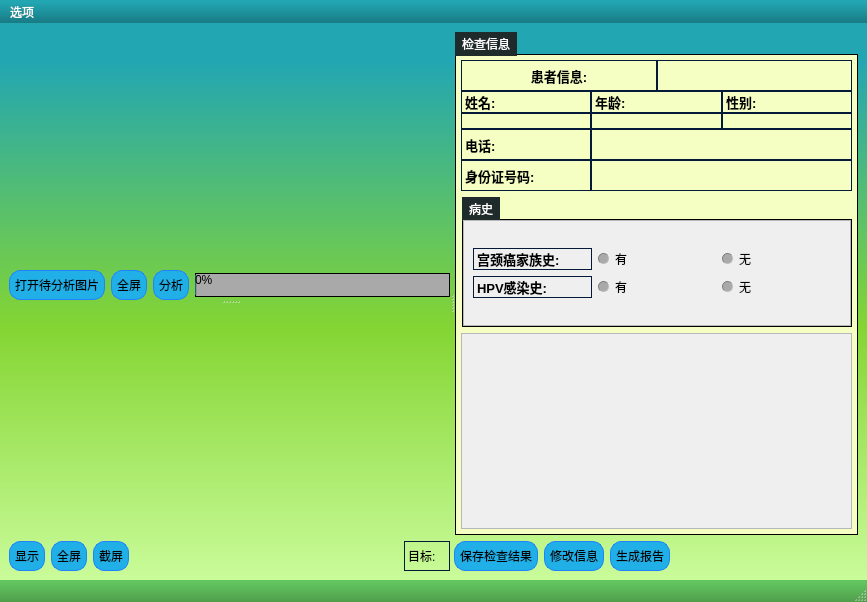
<?xml version="1.0" encoding="UTF-8"?>
<ui version="4.0">
 <class>MainWindow</class>
 <widget class="QMainWindow" name="MainWindow">
  <property name="geometry">
   <rect>
    <x>0</x>
    <y>0</y>
    <width>867</width>
    <height>602</height>
   </rect>
  </property>
  <property name="windowTitle">
   <string>MainWindow</string>
  </property>
  <property name="styleSheet">
   <string notr="true">

QMainWindow
{
	background-color: qlineargradient(spread:repeat, x1:1, y1:0, x2:1, y2:1, stop:0.100962 rgba(34, 166, 178, 255),stop:0.543269 rgba(132, 213, 51, 255),stop:1 rgba(208, 255, 163, 255));
	color: #ffffff;
	font-weight: bold;
	border-color: #051a39;
	selection-background-color: #3b7e48;

}


/*-----QLabel-----*/
QLabel
{
	background-color: transparent;
	color: &quot;black&quot;;
	font: 700 10pt &quot;Microsoft YaHei UI&quot;;
    border: 1px groove #051a39;
  
   

}


QLabel::disabled
{
	background-color: transparent;
	color: #656565;
font: 700 10pt &quot;Microsoft YaHei UI&quot;;
  border: 1px groove #051a39;
   

}


/*-----QMenuBar-----*/
QMenuBar
{
	background-color: qlineargradient(spread:repeat, x1:1, y1:0, x2:1, y2:1, stop:0.100962 rgba(34, 166, 178, 255),stop:1 rgba(24, 123, 132, 255));
	color: #ffffff;
	border-color: #051a39;

}


QMenuBar::disabled
{
	background-color: #404040;
	color: #656565;
	border-color: #051a39;

}


QMenuBar::item
{
    background-color: transparent;

}


QMenuBar::item:selected
{
    background-color: #5ab8a0;
    border: 1px solid #41cd52;

}


QMenuBar::item:pressed
{
    background-color: #3e7f6e;
    border: 1px solid #5ab8a0;
    margin-bottom: -1px;
    padding-bottom: 1px;

}


/*-----QMenu-----*/
QMenu
{
    background-color: #1f2b2b;
    border: 1px solid;
    color: #ffffff;

}


QMenu::separator
{
    height: 1px;
    background-color: #22af00;
    color: #ffffff;
    padding-left: 4px;
    margin-left: 10px;
    margin-right: 5px;

}


QMenu::item
{
    min-width : 150px;
    padding: 3px 20px 3px 20px;

}


QMenu::item:selected
{
    background-color: #22a6b2;
    color: #ffffff;

}


QMenu::item:disabled
{
    color: #262626;

}


/*-----QToolTip-----*/
QToolTip
{
	border : 1px solid #000000;
	background-color: #26264f;
	color: #ffffff;
	border-color: #051a39;

}


/*-----QPushButton-----*/
QPushButton
{
	background-color: #20afe7;
	color:&quot;black&quot;;
	border-style: solid;
	border-width: 1px;
	border-radius: 11px;
	border-color: #2082ff;
	padding: 5px;

}


QPushButton::disabled
{
	background-color: #404040;
	color: #656565;
	border-color: #051a39;

}


QPushButton::hover
{
	background-color: #33bdff;
	color: #ffffff;
	border-style: solid;
	border-width: 1px;
	border-radius: 11px;
	border-color: #2082ff;
	padding: 5px;

}


QPushButton::pressed
{
	background-color: #2082ff;
	color: #ffffff;
	border-style: solid;
	border-width: 1px;
	border-radius: 11px;
	border-color: #2082ff;
	padding: 5px;

}


/*-----QToolButton-----*/
QToolButton
{
	background-color: #20afe7;
	color: #ffffff;
	border-style: solid;
	border-width: 1px;
	border-radius: 11px;
	border-color: #2082ff;
	padding: 5px;

}


QToolButton::disabled
{
	background-color: #404040;
	color: #656565;
	border-color: #051a39;

}


QToolButton::hover
{
	background-color: #33bdff;
	color: #ffffff;
	border-style: solid;
	border-width: 1px;
	border-radius: 11px;
	border-color: #2082ff;
	padding: 5px;

}


QToolButton::pressed
{
	background-color: #2082ff;
	color: #ffffff;
	border-style: solid;
	border-width: 1px;
	border-radius: 11px;
	border-color: #2082ff;
	padding: 5px;

}


/*-----QComboBox-----*/
QComboBox
{
    background-color: #a9a9aa;
    border: 1px solid;
    padding-left: 6px;
    color: #000;
    height: 20px;

}


QComboBox::disabled
{
	background-color: #404040;
	color: #656565;
	border-color: #051a39;

}


QComboBox:hover
{
    background-color: #f6f6f6;

}


QComboBox:on
{
    background-color: #f8f6f0;

}


QComboBox QAbstractItemView
{
    background-color: #383838;
    color: #ffffff;
    border: 1px solid black;
    selection-background-color: #488f44;
    selection-color: #ffffff;
    outline: 0;

}


QComboBox::drop-down
{
    subcontrol-origin: padding;
    subcontrol-position: top right;
    width: 15px;

}


QComboBox::down-arrow
{
	background-color: #383838;	
    image: url(://arrow-down.png) 16px 16px;
    width: 18px;
    height: 18px;
	border-left: 1px solid black;

}


/*-----QSpinBox &amp; QDoubleSpinBox &amp; QDateTimeEdit-----*/
QSpinBox, 
QDoubleSpinBox,
QDateTimeEdit
{
	background-color: #f6f6f6;
	color: #000;
	border: 1px solid #a9a9aa;
	padding : 2px;

}


QSpinBox::disabled, 
QDoubleSpinBox::disabled,
QDateTimeEdit::disabled
{
	background-color: #404040;
	color: #656565;
	border-color: #051a39;

}


QSpinBox:hover, 
QDoubleSpinBox::hover,
QDateTimeEdit::hover
{
    background-color: #a9a9aa;
    border: 1px solid #a9a9aa;
    color:  #000;
    padding: 2px

}


QSpinBox::up-button, QSpinBox::down-button,
QDoubleSpinBox::up-button, QDoubleSpinBox::down-button,
QDateTimeEdit::up-button, QDateTimeEdit::down-button
{
    background-color: qlineargradient(spread:repeat, x1:1, y1:0, x2:1, y2:1, stop:0.100962 rgba(34, 166, 178, 255),stop:0.543269 rgba(132, 213, 51, 255),stop:1 rgba(208, 255, 163, 255));

}


QSpinBox::disabled, 
QDoubleSpinBox::disabled,
QDateTimeEdit::disabled
{
	background-color: #404040;
	color: #656565;
	border-color: #051a39;

}


QSpinBox::up-button:hover, QSpinBox::down-button:hover,
QDoubleSpinBox::up-button:hover, QDoubleSpinBox::down-button:hover,
QDateTimeEdit::up-button:hover, QDateTimeEdit::down-button:hover
{
    background-color: #92dd48;
    border: 1px solid #92dd48;

}


QSpinBox::up-button:disabled, QSpinBox::down-button:disabled,
QDoubleSpinBox::up-button:disabled, QDoubleSpinBox::down-button:disabled,
QDateTimeEdit::up-button:disabled, QDateTimeEdit::down-button:disabled
{
	background-color: #404040;
	color: #656565;
	border-color: #051a39;

}


QSpinBox::up-button:pressed, QSpinBox::down-button:pressed,
QDoubleSpinBox::up-button:pressed, QDoubleSpinBox::down-button::pressed,
QDateTimeEdit::up-button:pressed, QDateTimeEdit::down-button::pressed
{
    background-color: #57a951;
    border: 1px solid #57a951;

}


QSpinBox::down-arrow,
QDoubleSpinBox::down-arrow,
QDateTimeEdit::down-arrow
{
    image: url(://arrow-down.png);
    width: 7px;

}


QSpinBox::up-arrow,
QDoubleSpinBox::up-arrow,
QDateTimeEdit::up-arrow
{
    image: url(://arrow-up.png);
    width: 7px;

}


/*-----QLineEdit-----*/
QLineEdit
{
	background-color: #f6f6f6;
	color: #000;
	padding: 2px;
    font: 700 10pt &quot;Microsoft YaHei UI&quot;;
    border-width:3px;
	border-color: rgb(87, 92, 127);
   border-radius:5px;

}


QLineEdit::hover
{
	background-color: #a9a9aa;
	color: #000;
    font: 700 10pt &quot;Microsoft YaHei UI&quot;;
    border-width:3px;
	border-color: rgb(87, 92, 127);
    border-radius:5px;

}


QLineEdit::disabled
{
	background-color: #404040;
	color: #656565;
	border-width: 1px;
	border-radius: 3px;
	border-color: #051a39;
	padding: 2px;
    font: 700 10pt &quot;Microsoft YaHei UI&quot;;

}


/*-----QTextEdit-----*/
QTextEdit
{
	background-color: #ffffff;
	color: #010201;
	border-color: #051a39;

}


QTextEdit::disabled
{
	background-color: #404040;
	color: #656565;
	border-color: #051a39;

}


/*-----QGroupBox-----*/
QGroupBox 
{
	
	background-color: rgb(245, 255, 196);
    border: 1px inset #000;
    margin-top: 22px;
	margin-left: 1px;

}


QGroupBox::title  
{
    background-color: #1f2b2b;
    color: #ffffff;
    subcontrol-origin: margin;
    subcontrol-position: top left;
	margin-left: 1px;
    padding: 5px;

}


QGroupBox::title::disabled
{
	background-color: #404040;
	color: #656565;

}


/*-----QCheckBox-----*/
QCheckBox
{
    background-color: transparent;

}


QCheckBox::indicator
{
    color: #b1b1b1;
    background-color: #1f2b2b;
    border: 1px solid #2aaaa8;
    width: 12px;
    height: 12px;

}


QCheckBox::indicator:checked
{
    image:url(://checkbox.png);
	background-color: #1f2b2b;
    border: 1px solid #2aaaa8;

}


QCheckBox::indicator:unchecked:hover
{
    border: 1px solid #2aaaa8;

}


QCheckBox::disabled
{
	color: #656565;

}


QCheckBox::indicator:disabled
{
	background-color: #656565;
	color: #656565;
    border: 1px solid #656565;

}


/*-----QRadioButton-----*/
QRadioButton
{
    background-color: transparent;

}


QRadioButton::indicator::unchecked
{ 
	border: 1px inset gray; 
	border-radius: 5px; 
	background-color:  #a9a9aa;
	width: 9px; 
	height: 9px; 

}


QRadioButton::indicator::unchecked:hover
{ 
	border: 1px inset #2aaaa8; 
	border-radius: 5px; 
	background-color: gray;
	width: 9px; 
	height: 9px; 

}


QRadioButton::indicator::checked
{ 
	border: 1px solid #607cff; 
	border-radius: 5px; 
	background-color: #58fa53; 
	width: 9px; 
	height: 9px; 

}


QRadioButton::disabled
{
	color: #656565;

}


QRadioButton::indicator:disabled
{
	background-color: #656565;
	color: #656565;
    border: 2px solid #656565;

}





/*-----QTabWidget-----*/
QTabBar::tab
{
	background-color: #1f2b2b;
	color: #ffffff;
	border-style: solid;
	border-width: 1px;
	border-color: #051a39;
	padding: 5px;

}


QTabBar::tab:disabled
{
	background-color: #656565;
	color: #656565;

}


QTabWidget::pane
{
	background-color: transparent;
    border: 1px solid;
    border-color: #1f2b2b;

}


QTabBar::tab:selected
{
    background-color: #1f2b2b;
	color: #ffffff;
	border-style: solid;
	border-width: 0px;
	border-color: #051a39;
	padding: 5px;

}


QTabBar::tab:selected:disabled
{
	background-color: #404040;
	color: #656565;

}


QTabBar::tab:!selected 
{
    background-color: #262626;

}


QTabBar::tab:!selected:hover 
{
    background-color: #1f2b2b;

}


QTabBar::tab:top:!selected 
{
    margin-top: 3px;

}


QTabBar::tab:bottom:!selected 
{
    margin-bottom: 3px;

}


QTabBar::tab:top, QTabBar::tab:bottom 
{
    min-width: 8ex;
    margin-right: -1px;
    padding: 5px 10px 5px 10px;

}


QTabBar::tab:top:selected 
{
    border-bottom-color: none;

}


QTabBar::tab:bottom:selected 
{
    border-top-color: none;

}


QTabBar::tab:top:last, QTabBar::tab:bottom:last,
QTabBar::tab:top:only-one, QTabBar::tab:bottom:only-one 
{
    margin-right: 0;

}


QTabBar::tab:left:!selected 
{
    margin-right: 3px;

}


QTabBar::tab:right:!selected
{
    margin-left: 3px;

}


QTabBar::tab:left, QTabBar::tab:right 
{
    min-height: 8ex;
    margin-bottom: -1px;
    padding: 10px 5px 10px 5px;

}


QTabBar::tab:left:selected 
{
    border-left-color: none;

}


QTabBar::tab:right:selected 
{
    border-right-color: none;

}


QTabBar::tab:left:last, QTabBar::tab:right:last,
QTabBar::tab:left:only-one, QTabBar::tab:right:only-one 
{
    margin-bottom: 0;

}


/*-----QSlider-----*/
QSlider 
{
	background-color: transparent;

}

QSlider::groove:horizontal 
{
	background-color: transparent;
	height: 5px;

}


QSlider::sub-page:horizontal 
{
	background-color: #41cd52;

}


QSlider::add-page:horizontal 
{
	background-color: #a9a9aa;

}


QSlider::handle:horizontal 
{
	background-color: #41cd52;
	width: 14px;
	margin-top: -6px;
	margin-bottom: -6px;
	border-radius: 3px;

}


QSlider::handle:horizontal:hover 
{
	background-color: #22af00;
	border-radius: 3px;

}


QSlider::sub-page:horizontal:disabled 
{
	background-color: #bbb;
	border-color: #999;

}


QSlider::add-page:horizontal:disabled 
{
	background-color: #eee;
	border-color: #999;

}


QSlider::handle:horizontal:disabled 
{
	background-color: #eee;
	border: 1px solid #aaa;
	border-radius: 3px;

}


QSlider::groove:vertical 
{
	background-color: transparent;
	width: 5px;

}


QSlider::sub-page:vertical 
{
	background-color: #41cd52;

}


QSlider::add-page:vertical 
{
	background-color: #a9a9aa;

}


QSlider::handle:vertical 
{
	background-color: #41cd52;
	height: 14px;
	margin-left: -6px;
	margin-right: -6px;
	border-radius: 3px;

}


QSlider::handle:vertical:hover 
{
	background-color: #22af00;
	border-radius: 3px;

}


QSlider::sub-page:vertical:disabled 
{
	background-color: #bbb;
	border-color: #999;

}


QSlider::add-page:vertical:disabled 
{
	background-color: #eee;
	border-color: #999;

}


QSlider::handle:vertical:disabled 
{
	background-color: #eee;
	border: 1px solid #aaa;
	border-radius: 3px;

}


/*-----QDial-----*/
QDial
{
	background-color: #58ae53;

}


QDial::disabled
{
	background-color: #404040;

}


/*-----QScrollBar-----*/
QScrollBar:horizontal
{
    border: 1px solid #222222;
    background-color: #3d3d3d;
    height: 15px;
    margin: 0px 16px 0 16px;

}


QScrollBar::handle:horizontal
{
    background-color: #41cd52;
    min-height: 20px;

}


QScrollBar::add-line:horizontal
{
    border: 1px solid #1b1b19;
    background-color: #41cd52;
    width: 14px;
    subcontrol-position: right;
    subcontrol-origin: margin;

}


QScrollBar::sub-line:horizontal
{
    border: 1px solid #1b1b19;
    background-color: #41cd52;
    width: 14px;
    subcontrol-position: left;
    subcontrol-origin: margin;

}


QScrollBar::right-arrow:horizontal
{
    image: url(://arrow-right.png);
    width: 6px;
    height: 6px;

}


QScrollBar::left-arrow:horizontal
{
    image: url(://arrow-left.png);
    width: 6px;
    height: 6px;

}


QScrollBar::add-page:horizontal, QScrollBar::sub-page:horizontal
{
    background: none;

}


QScrollBar:vertical
{
    background-color: #3d3d3d;
    width: 13px;
    margin: 16px 0 16px 0;
    border: 1px solid #222222;

}


QScrollBar::handle:vertical
{
    background-color: #41cd52;
    min-height: 20px;

}


QScrollBar::add-line:vertical
{
    border: 1px solid #1b1b19;
    background-color: #41cd52;
    height: 14px;
    subcontrol-position: bottom;
    subcontrol-origin: margin;

}


QScrollBar::sub-line:vertical
{
    border: 1px solid #41cd52;
    background-color: #41cd52;
    height: 14px;
    subcontrol-position: top;
    subcontrol-origin: margin;

}


QScrollBar::up-arrow:vertical
{
    image: url(://arrow-up.png);
    width: 6px;
    height: 6px;

}


QScrollBar::down-arrow:vertical
{
    image: url(://arrow-down.png);
    width: 6px;
    height: 6px;

}


QScrollBar::add-page:vertical, QScrollBar::sub-page:vertical
{
    background: none;

}


QProgressBar
{
	background-color: #a9a9aa;
	color: #000;
	border: 1px solid #000;
    border-radius:10px
	text-align: center;

    
}





/*-----QStatusBar-----*/
QStatusBar
{
	background-color: qlineargradient(spread:repeat, x1:1, y1:0, x2:1, y2:1, stop:0.100962 rgba(98, 197, 95, 255),stop:1 rgba(80, 158, 75, 255));
	color: #ffffff;
	border-color: #051a39;

}

</string>
  </property>
  <widget class="QWidget" name="centralwidget">
   <layout class="QGridLayout" name="gridLayout_9">
    <item row="0" column="0">
     <widget class="mySpliter" name="splitter_2">
      <property name="orientation">
       <enum>Qt::Horizontal</enum>
      </property>
      <widget class="QWidget" name="widget_7" native="true">
       <layout class="QGridLayout" name="gridLayout_8">
        <property name="leftMargin">
         <number>0</number>
        </property>
        <property name="topMargin">
         <number>0</number>
        </property>
        <property name="rightMargin">
         <number>0</number>
        </property>
        <property name="bottomMargin">
         <number>0</number>
        </property>
        <item row="0" column="0">
         <widget class="mySpliter" name="splitter">
          <property name="orientation">
           <enum>Qt::Vertical</enum>
          </property>
          <widget class="QWidget" name="widget_5" native="true">
           <layout class="QGridLayout" name="gridLayout_6">
            <property name="leftMargin">
             <number>0</number>
            </property>
            <property name="topMargin">
             <number>0</number>
            </property>
            <property name="rightMargin">
             <number>0</number>
            </property>
            <property name="bottomMargin">
             <number>0</number>
            </property>
            <item row="0" column="0">
             <layout class="QVBoxLayout" name="verticalLayout_10" stretch="5,1">
              <item>
               <widget class="WebViewWidget" name="widget_2" native="true"/>
              </item>
              <item>
               <layout class="QVBoxLayout" name="verticalLayout_8">
                <item>
                 <layout class="QHBoxLayout" name="horizontalLayout_11">
                  <item>
                   <layout class="QHBoxLayout" name="horizontalLayout_10">
                    <item>
                     <widget class="QPushButton" name="pushButton_4">
                      <property name="text">
                       <string>打开待分析图片</string>
                      </property>
                     </widget>
                    </item>
                    <item>
                     <widget class="QPushButton" name="pushButton_8">
                      <property name="text">
                       <string>全屏</string>
                      </property>
                     </widget>
                    </item>
                    <item>
                     <widget class="QPushButton" name="pushButton_6">
                      <property name="text">
                       <string>分析</string>
                      </property>
                     </widget>
                    </item>
                   </layout>
                  </item>
                  <item>
                   <widget class="QProgressBar" name="progressBar">
                    <property name="value">
                     <number>0</number>
                    </property>
                   </widget>
                  </item>
                 </layout>
                </item>
               </layout>
              </item>
             </layout>
            </item>
           </layout>
          </widget>
          <widget class="QWidget" name="widget_4" native="true">
           <layout class="QGridLayout" name="gridLayout_5">
            <property name="leftMargin">
             <number>0</number>
            </property>
            <property name="topMargin">
             <number>0</number>
            </property>
            <property name="rightMargin">
             <number>0</number>
            </property>
            <property name="bottomMargin">
             <number>0</number>
            </property>
            <item row="0" column="0">
             <layout class="QVBoxLayout" name="verticalLayout_9" stretch="5,0">
              <item>
               <widget class="WebViewWidget" name="widget_3" native="true"/>
              </item>
              <item>
               <layout class="QHBoxLayout" name="horizontalLayout_9">
                <item>
                 <layout class="QHBoxLayout" name="horizontalLayout_8">
                  <item>
                   <widget class="QPushButton" name="pushButton_7">
                    <property name="text">
                     <string>显示</string>
                    </property>
                   </widget>
                  </item>
                  <item>
                   <widget class="QPushButton" name="pushButton_5">
                    <property name="text">
                     <string>全屏</string>
                    </property>
                   </widget>
                  </item>
                  <item>
                   <widget class="QPushButton" name="pushButton_9">
                    <property name="text">
                     <string>截屏</string>
                    </property>
                   </widget>
                  </item>
                 </layout>
                </item>
                <item>
                 <spacer name="horizontalSpacer_3">
                  <property name="orientation">
                   <enum>Qt::Horizontal</enum>
                  </property>
                  <property name="sizeHint" stdset="0">
                   <size>
                    <width>40</width>
                    <height>20</height>
                   </size>
                  </property>
                 </spacer>
                </item>
                <item>
                 <widget class="QLabel" name="targetLabel">
                  <property name="text">
                   <string>目标:   </string>
                  </property>
                 </widget>
                </item>
               </layout>
              </item>
             </layout>
            </item>
           </layout>
          </widget>
         </widget>
        </item>
       </layout>
      </widget>
      <widget class="QWidget" name="widget_6" native="true">
       <layout class="QGridLayout" name="gridLayout_7">
        <property name="leftMargin">
         <number>0</number>
        </property>
        <property name="topMargin">
         <number>0</number>
        </property>
        <property name="rightMargin">
         <number>0</number>
        </property>
        <property name="bottomMargin">
         <number>0</number>
        </property>
        <item row="0" column="0">
         <layout class="QVBoxLayout" name="verticalLayout_7">
          <item>
           <widget class="QGroupBox" name="groupBox">
            <property name="title">
             <string>检查信息</string>
            </property>
            <layout class="QGridLayout" name="gridLayout_4">
             <property name="leftMargin">
              <number>5</number>
             </property>
             <property name="topMargin">
              <number>5</number>
             </property>
             <property name="rightMargin">
              <number>5</number>
             </property>
             <property name="bottomMargin">
              <number>5</number>
             </property>
             <item row="0" column="0">
              <layout class="QVBoxLayout" name="verticalLayout_6" stretch="2,2,3">
               <item>
                <layout class="QVBoxLayout" name="verticalLayout_5">
                 <property name="spacing">
                  <number>0</number>
                 </property>
                 <item>
                  <layout class="QHBoxLayout" name="horizontalLayout_6">
                   <item>
                    <widget class="QLabel" name="label">
                     <property name="font">
                      <font>
                       <family>Microsoft YaHei UI</family>
                       <pointsize>10</pointsize>
                       <italic>false</italic>
                       <bold>true</bold>
                      </font>
                     </property>
                     <property name="text">
                      <string>患者信息:</string>
                     </property>
                     <property name="alignment">
                      <set>Qt::AlignCenter</set>
                     </property>
                    </widget>
                   </item>
                   <item>
                    <widget class="QLabel" name="label_8">
                     <property name="text">
                      <string/>
                     </property>
                    </widget>
                   </item>
                  </layout>
                 </item>
                 <item>
                  <layout class="QHBoxLayout" name="horizontalLayout">
                   <item>
                    <layout class="QVBoxLayout" name="verticalLayout">
                     <item>
                      <widget class="QLabel" name="label_2">
                       <property name="font">
                        <font>
                         <family>Microsoft YaHei UI</family>
                         <pointsize>10</pointsize>
                         <italic>false</italic>
                         <bold>true</bold>
                        </font>
                       </property>
                       <property name="text">
                        <string>姓名:</string>
                       </property>
                      </widget>
                     </item>
                     <item>
                      <widget class="QLabel" name="label_3">
                       <property name="text">
                        <string/>
                       </property>
                      </widget>
                     </item>
                    </layout>
                   </item>
                   <item>
                    <layout class="QVBoxLayout" name="verticalLayout_2">
                     <item>
                      <widget class="QLabel" name="label_4">
                       <property name="font">
                        <font>
                         <family>Microsoft YaHei UI</family>
                         <pointsize>10</pointsize>
                         <italic>false</italic>
                         <bold>true</bold>
                        </font>
                       </property>
                       <property name="text">
                        <string>年龄:</string>
                       </property>
                      </widget>
                     </item>
                     <item>
                      <widget class="QLabel" name="label_5">
                       <property name="text">
                        <string/>
                       </property>
                      </widget>
                     </item>
                    </layout>
                   </item>
                   <item>
                    <layout class="QVBoxLayout" name="verticalLayout_3">
                     <item>
                      <widget class="QLabel" name="label_6">
                       <property name="font">
                        <font>
                         <family>Microsoft YaHei UI</family>
                         <pointsize>10</pointsize>
                         <italic>false</italic>
                         <bold>true</bold>
                        </font>
                       </property>
                       <property name="text">
                        <string>性别:</string>
                       </property>
                      </widget>
                     </item>
                     <item>
                      <widget class="QLabel" name="label_7">
                       <property name="text">
                        <string/>
                       </property>
                      </widget>
                     </item>
                    </layout>
                   </item>
                  </layout>
                 </item>
                 <item>
                  <layout class="QHBoxLayout" name="horizontalLayout_2" stretch="1,2">
                   <item>
                    <widget class="QLabel" name="label_9">
                     <property name="font">
                      <font>
                       <family>Microsoft YaHei UI</family>
                       <pointsize>10</pointsize>
                       <italic>false</italic>
                       <bold>true</bold>
                      </font>
                     </property>
                     <property name="text">
                      <string>电话:</string>
                     </property>
                     <property name="alignment">
                      <set>Qt::AlignLeading|Qt::AlignLeft|Qt::AlignVCenter</set>
                     </property>
                    </widget>
                   </item>
                   <item>
                    <widget class="QLabel" name="label_10">
                     <property name="text">
                      <string/>
                     </property>
                    </widget>
                   </item>
                  </layout>
                 </item>
                 <item>
                  <layout class="QHBoxLayout" name="horizontalLayout_3" stretch="1,2">
                   <item>
                    <widget class="QLabel" name="label_11">
                     <property name="font">
                      <font>
                       <family>Microsoft YaHei UI</family>
                       <pointsize>10</pointsize>
                       <italic>false</italic>
                       <bold>true</bold>
                      </font>
                     </property>
                     <property name="text">
                      <string>身份证号码:</string>
                     </property>
                     <property name="alignment">
                      <set>Qt::AlignLeading|Qt::AlignLeft|Qt::AlignVCenter</set>
                     </property>
                    </widget>
                   </item>
                   <item>
                    <widget class="QLabel" name="label_12">
                     <property name="text">
                      <string/>
                     </property>
                    </widget>
                   </item>
                  </layout>
                 </item>
                </layout>
               </item>
               <item>
                <widget class="QGroupBox" name="groupBox_2">
                 <property name="title">
                  <string>病史</string>
                 </property>
                 <layout class="QGridLayout" name="gridLayout">
                  <property name="leftMargin">
                   <number>0</number>
                  </property>
                  <property name="topMargin">
                   <number>0</number>
                  </property>
                  <property name="rightMargin">
                   <number>0</number>
                  </property>
                  <property name="bottomMargin">
                   <number>0</number>
                  </property>
                  <item row="0" column="0">
                   <widget class="QScrollArea" name="scrollArea">
                    <property name="widgetResizable">
                     <bool>true</bool>
                    </property>
                    <widget class="QWidget" name="scrollAreaWidgetContents">
                     <property name="geometry">
                      <rect>
                       <x>0</x>
                       <y>0</y>
                       <width>348</width>
                       <height>102</height>
                      </rect>
                     </property>
                     <layout class="QGridLayout" name="gridLayout_2">
                      <item row="0" column="0">
                       <layout class="QVBoxLayout" name="verticalLayout_4">
                        <item>
                         <layout class="QHBoxLayout" name="horizontalLayout_4">
                          <item>
                           <widget class="QLabel" name="label_13">
                            <property name="font">
                             <font>
                              <family>Microsoft YaHei UI</family>
                              <pointsize>10</pointsize>
                              <italic>false</italic>
                              <bold>true</bold>
                             </font>
                            </property>
                            <property name="text">
                             <string>宫颈癌家族史:</string>
                            </property>
                           </widget>
                          </item>
                          <item>
                           <widget class="QRadioButton" name="radioButton">
                            <property name="enabled">
                             <bool>true</bool>
                            </property>
                            <property name="text">
                             <string>有</string>
                            </property>
                            <property name="checkable">
                             <bool>true</bool>
                            </property>
                           </widget>
                          </item>
                          <item>
                           <widget class="QRadioButton" name="radioButton_2">
                            <property name="enabled">
                             <bool>true</bool>
                            </property>
                            <property name="text">
                             <string>无</string>
                            </property>
                           </widget>
                          </item>
                         </layout>
                        </item>
                        <item>
                         <layout class="QHBoxLayout" name="horizontalLayout_5">
                          <item>
                           <widget class="QLabel" name="label_14">
                            <property name="font">
                             <font>
                              <family>Microsoft YaHei UI</family>
                              <pointsize>10</pointsize>
                              <italic>false</italic>
                              <bold>true</bold>
                             </font>
                            </property>
                            <property name="text">
                             <string>HPV感染史:</string>
                            </property>
                           </widget>
                          </item>
                          <item>
                           <widget class="QRadioButton" name="radioButton_3">
                            <property name="enabled">
                             <bool>true</bool>
                            </property>
                            <property name="text">
                             <string>有</string>
                            </property>
                           </widget>
                          </item>
                          <item>
                           <widget class="QRadioButton" name="radioButton_4">
                            <property name="enabled">
                             <bool>true</bool>
                            </property>
                            <property name="text">
                             <string>无</string>
                            </property>
                           </widget>
                          </item>
                         </layout>
                        </item>
                       </layout>
                      </item>
                     </layout>
                    </widget>
                   </widget>
                  </item>
                 </layout>
                </widget>
               </item>
               <item>
                <widget class="QScrollArea" name="scrollArea_2">
                 <property name="widgetResizable">
                  <bool>true</bool>
                 </property>
                 <widget class="QWidget" name="scrollAreaWidgetContents_2">
                  <property name="geometry">
                   <rect>
                    <x>0</x>
                    <y>0</y>
                    <width>351</width>
                    <height>190</height>
                   </rect>
                  </property>
                  <layout class="QGridLayout" name="gridLayout_3">
                   <item row="0" column="0">
                    <widget class="InputCheckInfoWidget" name="widget" native="true"/>
                   </item>
                  </layout>
                 </widget>
                </widget>
               </item>
              </layout>
             </item>
            </layout>
           </widget>
          </item>
          <item>
           <layout class="QHBoxLayout" name="horizontalLayout_7">
            <item>
             <widget class="QPushButton" name="pushButton">
              <property name="text">
               <string>保存检查结果</string>
              </property>
             </widget>
            </item>
            <item>
             <widget class="QPushButton" name="pushButton_2">
              <property name="text">
               <string>修改信息</string>
              </property>
             </widget>
            </item>
            <item>
             <widget class="QPushButton" name="pushButton_3">
              <property name="text">
               <string>生成报告</string>
              </property>
             </widget>
            </item>
            <item>
             <spacer name="horizontalSpacer">
              <property name="orientation">
               <enum>Qt::Horizontal</enum>
              </property>
              <property name="sizeHint" stdset="0">
               <size>
                <width>40</width>
                <height>20</height>
               </size>
              </property>
             </spacer>
            </item>
           </layout>
          </item>
         </layout>
        </item>
       </layout>
      </widget>
     </widget>
    </item>
   </layout>
  </widget>
  <widget class="QMenuBar" name="menubar">
   <property name="geometry">
    <rect>
     <x>0</x>
     <y>0</y>
     <width>867</width>
     <height>21</height>
    </rect>
   </property>
   <widget class="QMenu" name="menu">
    <property name="title">
     <string>选项</string>
    </property>
   </widget>
   <addaction name="menu"/>
  </widget>
  <widget class="QStatusBar" name="statusbar"/>
 </widget>
 <customwidgets>
  <customwidget>
   <class>InputCheckInfoWidget</class>
   <extends>QWidget</extends>
   <header>inputcheckinfowidget.hpp</header>
   <container>1</container>
  </customwidget>
  <customwidget>
   <class>WebViewWidget</class>
   <extends>QWidget</extends>
   <header>webviewwidget.hpp</header>
   <container>1</container>
  </customwidget>
  <customwidget>
   <class>mySpliter</class>
   <extends>QSplitter</extends>
   <header>myspliter.hpp</header>
   <container>1</container>
  </customwidget>
 </customwidgets>
 <resources/>
 <connections/>
</ui>
